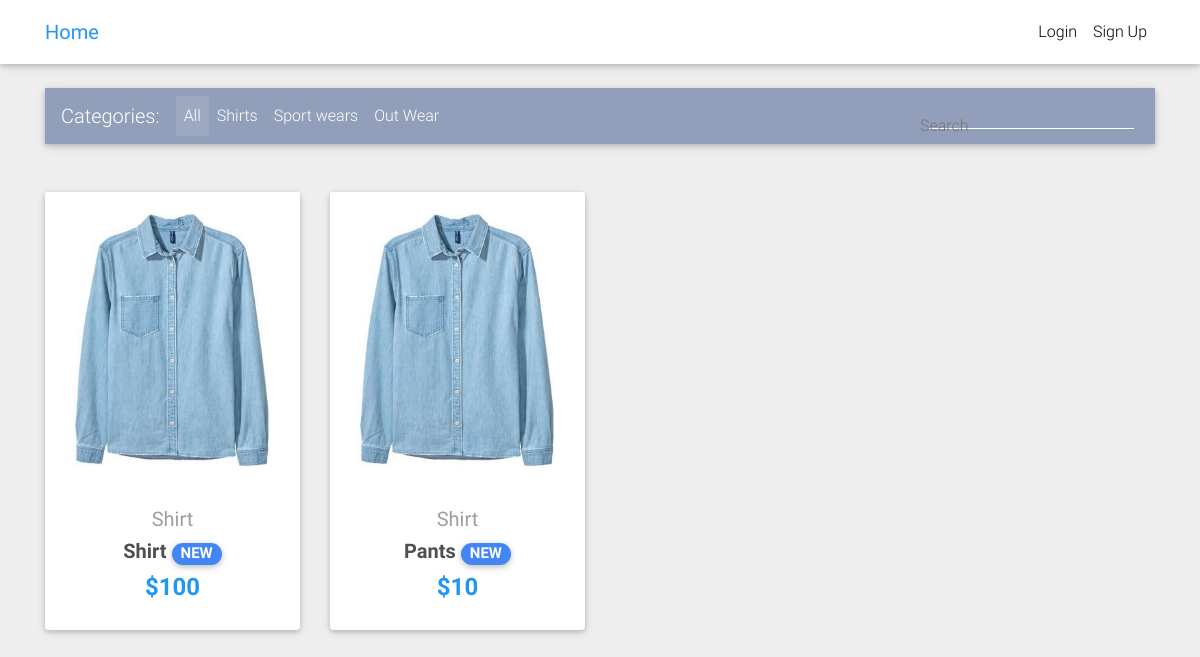
/, run on an earlier commit of the app's database.
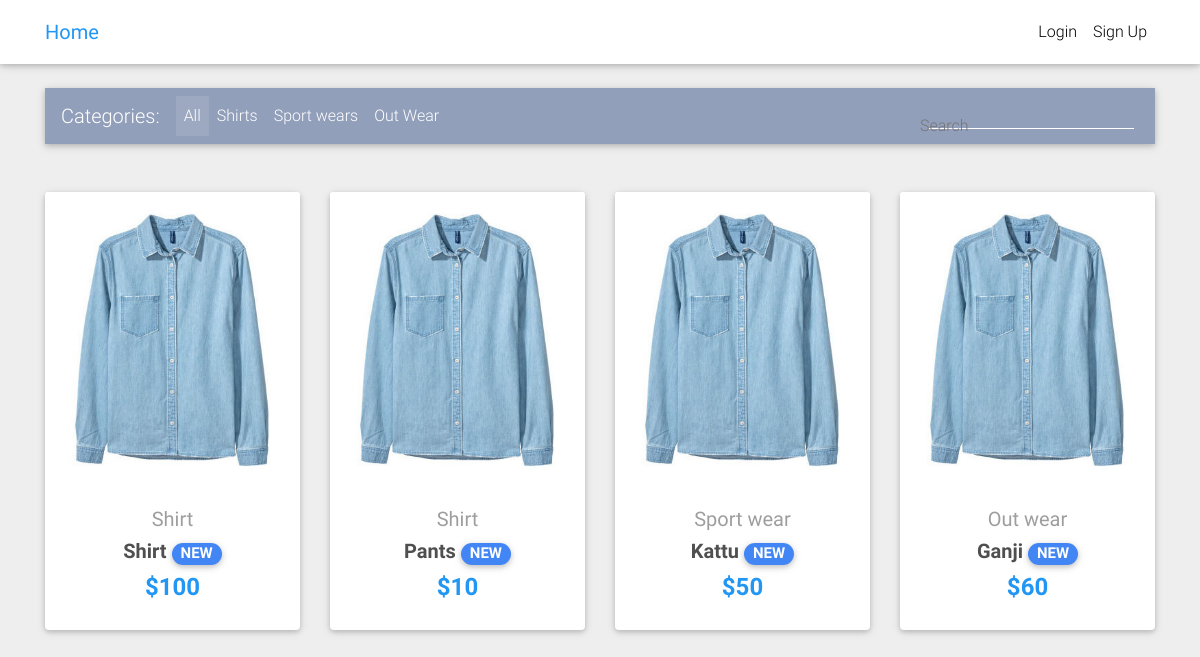
And on a later commit of the database.
### core/models.py (models this page shows, shortened)
class Items(models.Model):
    title = models.CharField(max_length=100)
    img = models.ImageField(upload_to='items_img/')
    categories= models.CharField(choices=CATEGORIES_CHOICES,max_length=2)
    label= models.CharField(choices=LABEL_CHOICES,max_length=1,blank=True,null=True)
    price = models.IntegerField()
    discount_price = models.IntegerField(null=True,blank=True)
    description = models.CharField(max_length=1000,null=True,blank=True)
    slug = models.SlugField()
    def get_abs_url(self):
        return reverse("core:product",kwargs={
            'slug':self.slug
        })

### core/views.py (the view)
# urls.py: path('',HomeView.as_view(),name='home'),
class  HomeView(ListView):
    paginate_by = 4
    template_name = "home-page.html"
    model = Items
    def get_context_data(self,*args,**kwargs):
        context = super().get_context_data(**kwargs)
        context['filter'] = ItemsFilter(self.request.GET,queryset=self.get_queryset())
        return context

### templates/home-page.html (shortened to what this page needs)
{% extends '_base.html' %}
{% block contents%}
  <main>
    <div class="container">
      <nav class="navbar navbar-expand-lg navbar-dark mdb-color lighten-3 mt-3 mb-5">
        <span class="navbar-brand">Categories:</span>
        <div class="collapse navbar-collapse" id="basicExampleNav">
          <ul class="navbar-nav mr-auto">
            <li class="nav-item active">
              <a class="nav-link" href="{% url 'core:home' %}">All
              </a>
            </li>
            <li class="nav-item">
              <a class="nav-link" href="{% url 'core:filter_by_categories' 'S' %}">Shirts</a>
            </li>
            <li class="nav-item">
              <a class="nav-link" href="{% url 'core:filter_by_categories' 'SW' %}">Sport wears</a>
            </li>
            <li class="nav-item">
              <a class="nav-link" href="{% url 'core:filter_by_categories' 'OW' %}"> Out Wear</a>
            </li>
          </ul>
          <form class="form-inline" method="GET">
            <div class="md-form my-0">
              <form action="" method="post">
                {{filter.form.title}}
                <label for="">Search</label>
              </form>
            </div>
          </form>
        </div>
      </nav>
      <section class="text-center mb-4">
        <div class="row wow fadeIn">
        {% for item in filter.qs %}
          <div class="col-lg-3 col-md-6 mb-4">
            <div class="card">
              <div class="view overlay">
                <img src="{{ item.img.url }}" class="card-img-top"
                  alt="">
              </div>
              <div class="card-body text-center">
                <a href="" class="grey-text">
                  <h5>{{ item.get_categories_display }}</h5>
                </a>
                <h5>
                  <strong>
                    <a href="{{ item.get_abs_url }}" class="dark-grey-text">{{ item.title }}
                      <span class="badge badge-pill {{item.get_label_display}}-color">NEW</span>
                    </a>
                  </strong>
                </h5>
                <h4 class="font-weight-bold blue-text">
                  {% if item.discount_price %}
                    <strong>${{ item.discount_price }}</strong>
                  {% else %}
                    <strong>${{ item.price }}</strong>
                  {% endif %}
                </h4>
              </div>
            </div>
          </div>
        {% endfor %}
        </div>
      </section>
    </div>
  </main>
{% endblock %}

### templates/_base.html (shortened to what this page needs)
<!DOCTYPE html>
<html lang="en">
{% load static %}
{% load cart_template_tags %}
<head>
  <link rel="stylesheet" href="https://use.fontawesome.com/releases/v5.11.2/css/all.css">
  <link href="{% static 'css/bootstrap.min.css' %}" rel="stylesheet">
  <link href="{% static 'css/mdb.min.css' %}" rel="stylesheet">
  <link href="{% static 'css/style.min.css' %}" rel="stylesheet">
  <link href="{% static 'css/comments/comments.css' %}" rel="stylesheet">
</head>
<body>
  <div class="mt-5 pt-4">
  </div>
  <nav class="navbar fixed-top navbar-expand-lg navbar-light white scrolling-navbar">
    <div class="container">
      <a class="navbar-brand waves-effect" href="{% url 'core:home' %}">
        <strong class="blue-text">Home</strong>
      </a>
      <div class="collapse navbar-collapse" id="navbarSupportedContent">
        <ul class="navbar-nav nav-flex-icons">
          {% if request.user.is_authenticated %}
          <li class="nav-item">
            <span>{{ request.user.username }}</span>
          </li>
          <li class="nav-item">
            <a href="{% url 'core:CheckOutView' %}" class="nav-link waves-effect">
              <span class="badge red z-depth-1 mr-1"> {{request.user|cart_item_count}} </span>
              <i class="fas fa-shopping-cart"></i>
              <span class="clearfix d-none d-sm-inline-block"> Cart </span>
            </a>
          </li>
          <li class="nav-item">
            <a class="nav-link waves-effect" href="{% url 'account_logout' %}">
              <span class="clearfix d-none d-sm-inline-block"> Logout </span>
            </a>
          </li>
          {% else %}
          <li class="nav-item">
            <a class="nav-link waves-effect" href="{% url 'account_login' %}">
              <span class="clearfix d-none d-sm-inline-block"> Login </span>
            </a>
          </li>
          <li class="nav-item">
            <a class="nav-link waves-effect" href="{% url 'account_signup' %}">
              <span class="clearfix d-none d-sm-inline-block"> Sign Up </span>
            </a>
          </li>
          {% endif %}
        </ul>
      </div>
    </div>
  </nav>
  {% block contents%}
  {% endblock%}
</body>
</html>

### core/static/css/comments/comments.css (style rules this page uses)
body { margin-top:20px; background:#eee; }

### templates/_base.html (style rules this page uses)
html, body, header, .carousel { height: 60vh; }

What changed in the data, as far as the page shows it:
added Items: img (picture), categories "Sport wear", title "Kattu", discount_price "50"
added Items: img (picture), categories "Out wear", title "Ganji", discount_price "60"
